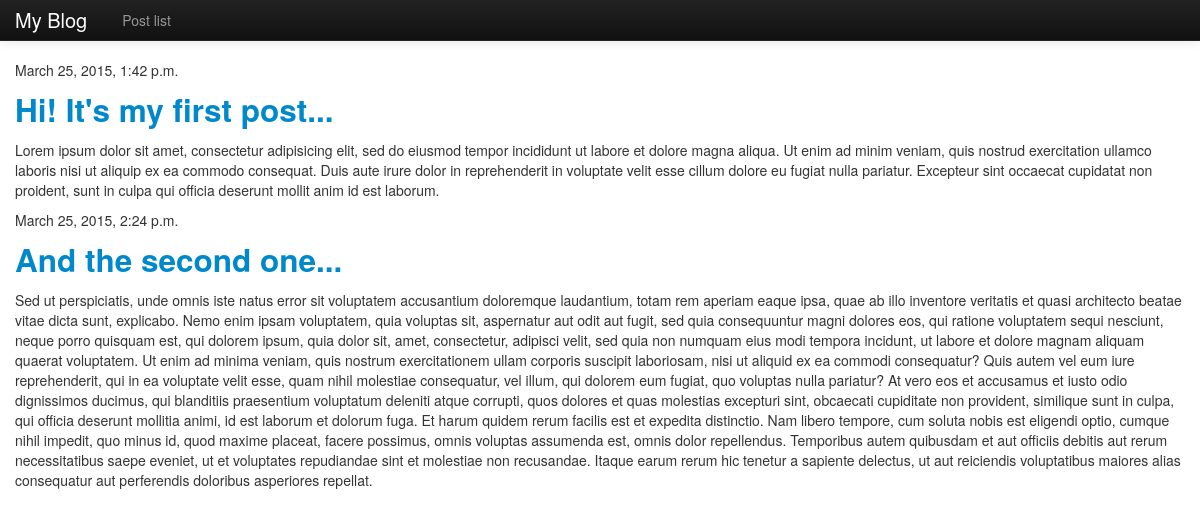
Screenshot of /blog/ with the database file from the repository.
### blog/models.py (models this page shows, shortened)
class Post(models.Model):
    title = models.CharField(max_length=255)
    datetime = models.DateTimeField('Publication date')
    content = models.TextField(max_length=10000)
    def get_absolute_url(self):
        return "/blog/%i/" % self.id

### blog/views.py (the view)
class PostsListView(ListView):
    model = Post

### blog/templates/blog/post_list.html
{% extends 'blog/base.html' %}
{% block content %}
    {% for post in object_list %}
        <p>{{ post.datetime }}</p>
        <h2><a href="{{ post.get_absolute_url }}">{{ post.title }}</a></h2>
        <p>{{ post.content }}</p>
    {% empty %}
    <p>No posts</p>
    {% endfor %}
{% endblock %}

### blog/templates/blog/base.html (shortened to what this page needs)
<!DOCTYPE html>
<html lang="ru">
    <head>
        <link href="{{STATIC_URL}}bootstrap/css/bootstrap.css" rel="stylesheet">
        <link href="{{STATIC_URL}}bootstrap/css/bootstrap-responsive.css" rel="stylesheet">
    </head>
<body>
<div class="navbar navbar-inverse navbar-fixed-top">
    <div class="navbar-inner">
        <div class="container">
            <div class="brand">My Blog</div>
            <ul class="nav">
                <li><a href="{% url 'list' %}" class="">Post list</a></li>
            </ul>
        </div>
    </div>
</div>
<div class="container">
     {% block content %}Empty page{% endblock %}
</div>
</body>
</html>

### blog/templates/blog/base.html (style rules this page uses)
body { padding-top: 60px; }

### rows the page displays
Post: datetime "March 25, 2015, 1:42 p.m.", title "Hi! It's my first post...", content "Lorem ipsum dolor sit amet, consectetur adipisicing elit, sed do eiusmod tempor incididunt ut labore et dolore magna aliqua. Ut enim ad minim veniam, quis nostrud exercitation ullamco laboris nisi ut aliquip ex ea commodo consequat. Duis aute irure dolor in reprehenderit in voluptate velit esse cillum dolore eu fugiat nulla pariatur. Excepteur sint occaecat cupidatat non proident, sunt in culpa qui officia deserunt mollit anim id est laborum."
Post: datetime "March 25, 2015, 2:24 p.m.", title "And the second one...", content "Sed ut perspiciatis, unde omnis iste natus error sit voluptatem accusantium doloremque laudantium, totam rem aperiam eaque ipsa, quae ab illo inventore veritatis et quasi architecto beatae vitae dicta sunt, explicabo. Nemo enim ipsam voluptatem, quia voluptas sit, aspernatur aut odit aut fugit, sed quia consequuntur magni dolores eos, qui ratione voluptatem sequi nesciunt, neque porro quisquam est, qui dolorem ipsum, quia dolor sit, amet, consectetur, adipisci velit, sed quia non numquam eius modi tempora incidunt, ut labore et dolore magnam aliquam quaerat voluptatem. Ut enim ad minima veniam, quis nostrum exercitationem ullam corporis suscipit laboriosam, nisi ut aliquid ex ea commodi…"
